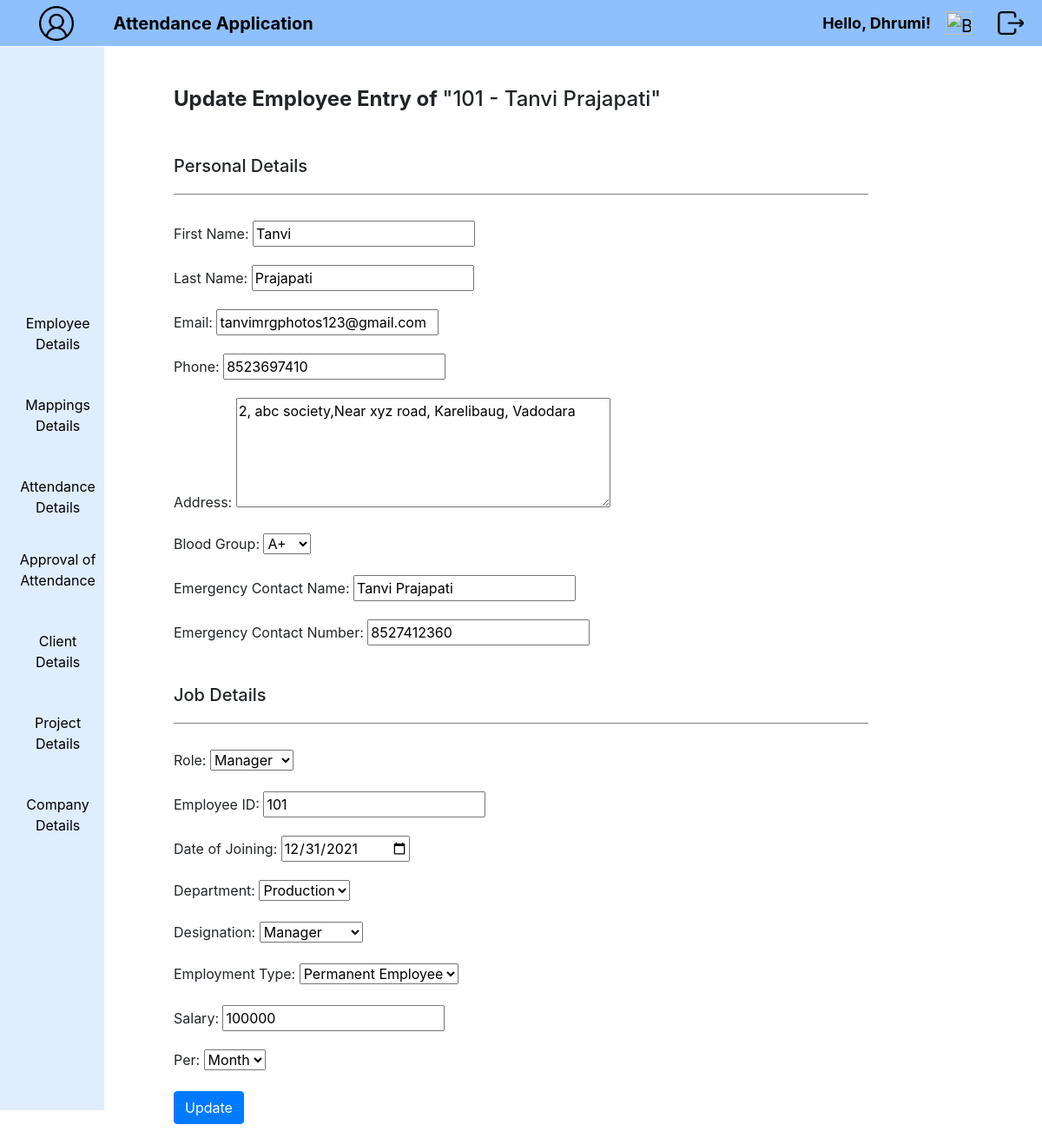
Screenshot of /empupdate/127 (signed in) with the database file from the repository.
### Attendance/models.py (models this page shows, shortened)
class Employee(models.Model):
        BG = (('A+', 'A+'),
                ('A-', 'A-'),
                ('B+', 'B+'),
                ('B-', 'B-'),
                ('O+', 'O+'),
                ('O-', 'O-'),
                ('AB+', 'AB+'),
                ('AB-', 'AB-'),)
        DEPT = (('IT','IT'),
                ('Production','Production'),
                ('Sales','Sales'),
                ('HR','HR'),
                ('Finance','Finance'),
                ('Marketing','Marketing'),
                ('Other','Other'),)
        DESIG = (('Employee','Employee'),
                ('Intern','Intern'),
                ('Site Head','Site Head'),
                ('Region Head','Region Head'),
                ('Manager','Manager'),
                ('HR','HR'),
                ('Director','Director'),
                ('President','President'),
                ('CEO','CEO'),
                ('Owner','Owner'),
                ('Other','Other'),)
        TYPE = (('Permanent Employee','Permanent Employee'),
                ('Contract Based','Contract Based'),)
        MODE = (('Day','Day'),
                ('Month','Month'),)
        ROLES = (('Employee','Employee'),
                 ('Manager','Manager'),
                 ('HR','HR'),)
        user = models.ForeignKey(User, on_delete=models.CASCADE, default=1)
        firstname = models.CharField(max_length=20, null=True, verbose_name='First Name')
        lastname = models.CharField(max_length=30, null=True, verbose_name='Last Name')
        email = models.EmailField(max_length=50, null=True, verbose_name='Email')
        phone = models.CharField(max_length=10, null=True, verbose_name='Phone')
        address = models.CharField(max_length=100, null=True, verbose_name='Address')
        bloodgroup = models.CharField(choices=BG, max_length=20, null=True, default='A+', verbose_name='Blood Group')
        econtactname = models.CharField(max_length=50, null=True, verbose_name='Emergency Contact Name')
        econtactphone = models.CharField(max_length=10, null=True, verbose_name='Emergency Contact Number')
        empid = models.CharField(max_length=20, null=True, unique=True, verbose_name='Employee ID')
        role = models.CharField(choices=ROLES, verbose_name='Select your role',max_length=50,default='Employee')
        doj = models.DateTimeField(default=datetime.now,help_text = "Please use the following format: <em>YYYY-MM-DD HH:MM:SS</em>.", verbose_name='Date of Joining')
        department = models.CharField(choices=DEPT,max_length=30,null=True, default='IT', verbose_name='Department')
        designation = models.CharField(choices=DESIG,max_length=20,null=True, default='Employee', verbose_name='Designation')
        emptype = models.CharField(choices=TYPE, max_length=30,default='Permanent Employee',null=True, verbose_name='Employment Type')
        salary = models.IntegerField(null=True, verbose_name='Salary')
        per = models.CharField(choices=MODE,max_length=20,null=True, default='Month', verbose_name='Per')
        class Meta:
                db_table = "Employee"

### Attendance/views.py (the view)
# urls.py: path('empupdate/<int:pk>', views.EmpUpdate, name='EmpUpdate'),
@login_required(login_url='loginview')
@never_cache
def EmpUpdate(request, pk):
    employee = get_object_or_404(Employee, pk=pk)
    if request.method == 'POST':
        empform1 = EmpForm1(request.POST, instance=employee)
        empform2 = EmpForm2(request.POST, instance=employee)
        if empform1.is_valid() and empform2.is_valid():
            empform1.save()
            empform2.save()
            return redirect('EmpEntry')
        print(empform1.errors)
        print(empform2.errors)
    else:
        empform1 = EmpForm1(instance=employee)
        empform2 = EmpForm2(instance=employee)
    return render(request, 'EmpUpdate.html', {'empform1': empform1, 'empform2': empform2, 'emp':employee})

### Attendance/form.py
class EmpForm1(forms.ModelForm):
    address = forms.CharField(widget=forms.Textarea(attrs={"rows": 5}),label='Address')
    class Meta:
        model = Employee
        fields = ['firstname','lastname','email','phone','address','bloodgroup','econtactname','econtactphone',]

class EmpForm2(forms.ModelForm):
    ROLES = (('Employee', 'Employee'),
            ('Manager', 'Manager'),
            ('HR', 'HR'),)
    role = forms.ChoiceField(choices=ROLES, label='Role')
    doj = forms.DateField(widget=forms.DateInput(attrs={'type': 'date'}), label='Date of Joining')
    class Meta:
        model = Employee
        fields = ['role','empid','doj','department','designation','emptype','salary','per']

### Attendance/templates/EmpUpdate.html (shortened to what this page needs)
{% extends "home.html" %}
{% load static %}
{% block content %}
<div class="emp">
    <h4 style="text-align: left; margin: 50px 0px 50px 50px;">
        <b>Update Employee Entry of </b>"{{emp.empid}} - {{emp.firstname}} {{emp.lastname}}"
    </h4>
    <div style="margin-left: 50px;">
        <h5>
            Personal Details
        </h5>
        <div class="box">
            <hr>
        </div>
        <form action="{% url 'EmpUpdate' emp.pk %}" method="POST" class="post-form" >
            {{ empform1.as_p}}
            <br>
            <h5>
                Job Details
            </h5>
            <div class="box">
                <hr>
            </div>
            {{ empform2.as_p}}
            <button type="submit" class="save btn btn-primary">Update</button>
        </form>
    </div>
</div>
{% endblock %}

### Attendance/templates/home.html (shortened to what this page needs)
{% load static %}
<!doctype html lang="en">
  <head>
    <link rel="stylesheet" href="https://cdn.jsdelivr.net/npm/bootstrap@4.0.0/dist/css/bootstrap.min.css">
    <link rel="stylesheet" type="text/css" href="{% static 'css/style.css' %}">
  </head>
  <body onload="RenderDate()">
      <nav class="navbar navbar-expand-lg nav1">
        <div class="container-fluid" style="width: fit-content;">
          <a class="navbar-brand" href="{% url 'userdata' %}">
            <img src="{% static 'images/user.png' %}" width="40" height="40" class="d-inline-block align-top" style="margin-left: 28px;">
          </a>
        </div>
          <div class="collapse navbar-collapse" id="navbarSupportedContent">
            <ul class="navbar-nav">
              <li class="nav-item" style="margin-left: 15px;">
                <b>
                  <a class="navbar-brand float-left" href="{% url 'AttFormView' %}">Attendance Application</a>
                </b>
              </li>
            </ul>
            <ul class="navbar-nav mb-2 mb-lg-0 d-flex" style="position: absolute; right: 40;">
              <li>
                <b>
                  <a class="nav-link"  href="{% url 'userdata' %}" style="margin-top: 25px; font-size: 17px; margin-right: 80px;">
                    {% if user.is_authenticated %}
                    <p style="font-size: large;">Hello, {{ user.first_name }}!</p>
                    {% endif %}
                  </a>
                </b>
              </li>
            </ul>
            <ul class="navbar-nav mb-2 mb-lg-0 d-flex" style="position: absolute; right: 60;">
              <li class="nav-item">
                <a class="ml-auto navbar-brand exit" href="{% url 'summary' %}">
                  <img src="{% static 'images/summary.png' %}" alt="Bootstrap" width="30" height="27" style="margin-top: 0px; margin-right: 5px;">
                </a>
              </li>
            </ul>
            <ul class="navbar-nav mb-2 mb-lg-0 d-flex" style="position: absolute; right: 0;">
              <li class="nav-item">
                <a class="ml-auto navbar-brand exit" href="{% url 'logoutview' %}">
                  <img src="{% static 'images/exit.png' %}" alt="Bootstrap" width="30" height="27" style="margin-top: 0px; margin-right: 5px;">
                </a>
              </li>
            </ul>
          </div>
      </nav>
      {% if request.user.is_superuser %}
      {% block content %}
      {% endblock %}
      <nav class="navbar navbar-expand-lg nav2">
        <div class="container-fluid">
          <div class="row">
            <div class="col-md-1" style="min-width: 130px; margin: 0; padding: 0 10px; text-align: center;">
              <nav class="navbar navbar-default navbar-fixed-side">
                <ul class="nav navbar-nav">
                  <li class="nav-item list" style="margin-bottom: 10px;">
                    <a class="nav-link" href="#">Employee Details</a>
                  </li>
                  <li class="nav-item list" style="margin-bottom: 10px;">
                    <a class="nav-link" href="#">Mappings Details</a>
                  </li>
                  <li class="nav-item list">
                    <a class="nav-link" href="#">Attendance Details</a>
                  </li>
                  <li class="nav-item list" style="margin-bottom: 10px;">
                    <a class="nav-link" href="#">Approval of Attendance</a>
                  </li>
                  <li class="nav-item list" style="margin-bottom: 10px;">
                    <a class="nav-link" href="#">Client Details</a>
                  </li>
                  <li class="nav-item list" style="margin-bottom: 10px;">
                    <a class="nav-link" href="#">Project Details</a>
                  </li>
                  <li class="nav-item list" style="margin-bottom: 10px;">
                    <a class="nav-link" href="#">Company Details</a>
                  </li>
                </ul>
              </nav>
            </div>
          </div>
        </div>
      </nav>
    {% endif %}
  </body>
</html>

### Attendance/static/css/style.css (style rules this page uses)
li a { color: black; text-decoration: none; }
.navbar { padding: 0.1rem; }
.nav1 { background-color:#8ec0fd; position: fixed; width: 100%; top: 0; left: 0; }
.nav2 { background-color: #e0edfe; padding: 0.1rem; position: fixed; top: 53.5px; left: 0; width: 120px; height: 93.5%; }
.emp { margin-left: 150px; margin-top: 100px; }
.nav-item { position: relative; }
.nav-link { margin: 10px 0 10px 0; }
.box { text-align: left; }
hr { width: 80%; border-width: 1px; margin: 20px 0 30px 0; border-color: #807e7e; }

### rows the page displays
Employee: empid "101", firstname "Tanvi", lastname "Prajapati", email "tanvimrgphotos123@gmail.com", phone "8523697410", address "2, abc society,Near xyz road, Karelibaug, Vadodara", bloodgroup "A+", econtactname "Tanvi Prajapati", econtactphone "8527412360", role "Manager", doj "12/31/2021", department "Production", designation "Manager", emptype "Permanent Employee", salary "100000", per "Month"

### other values shown
{{ user.first_name }} "Dhrumi"
